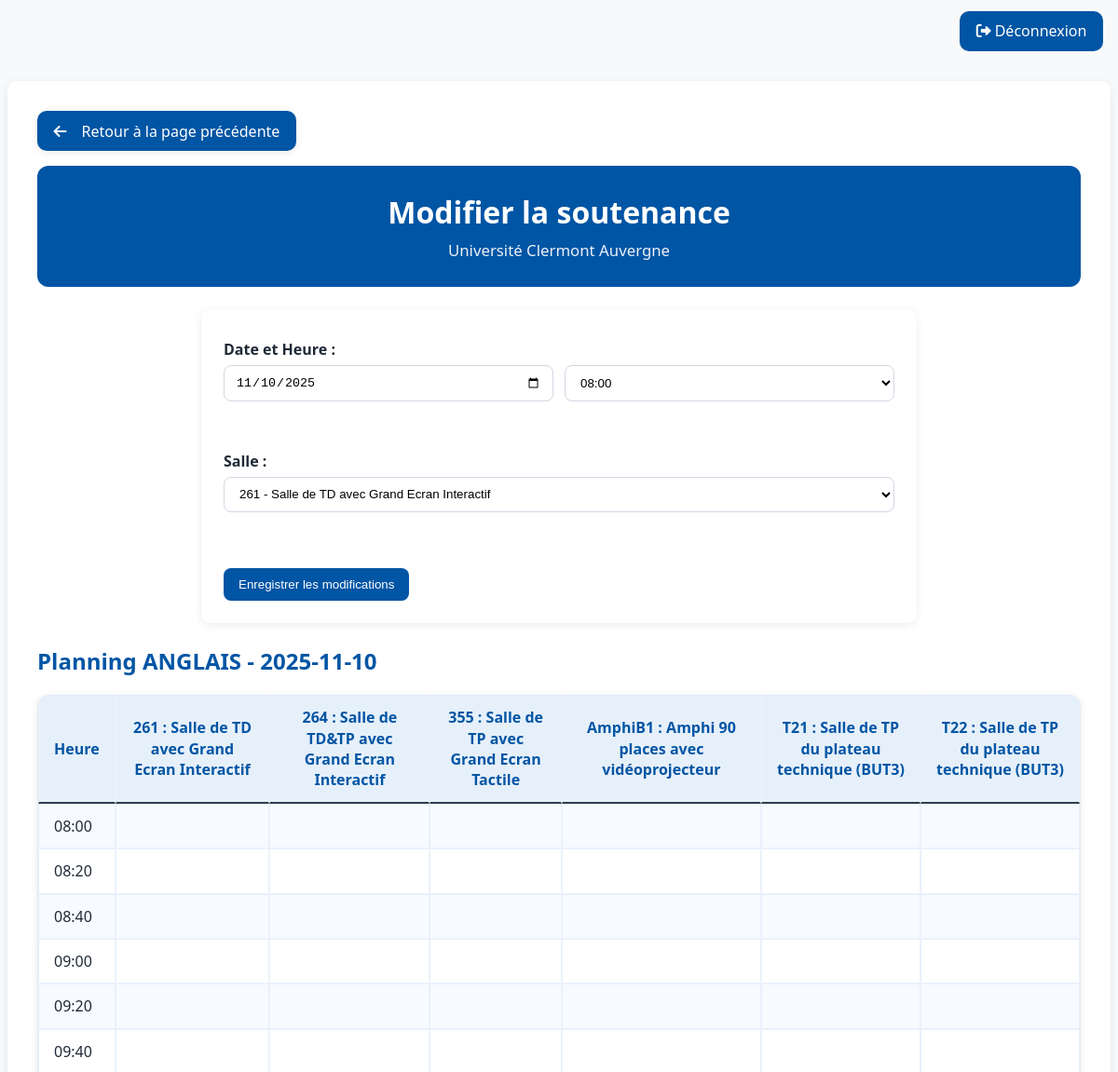
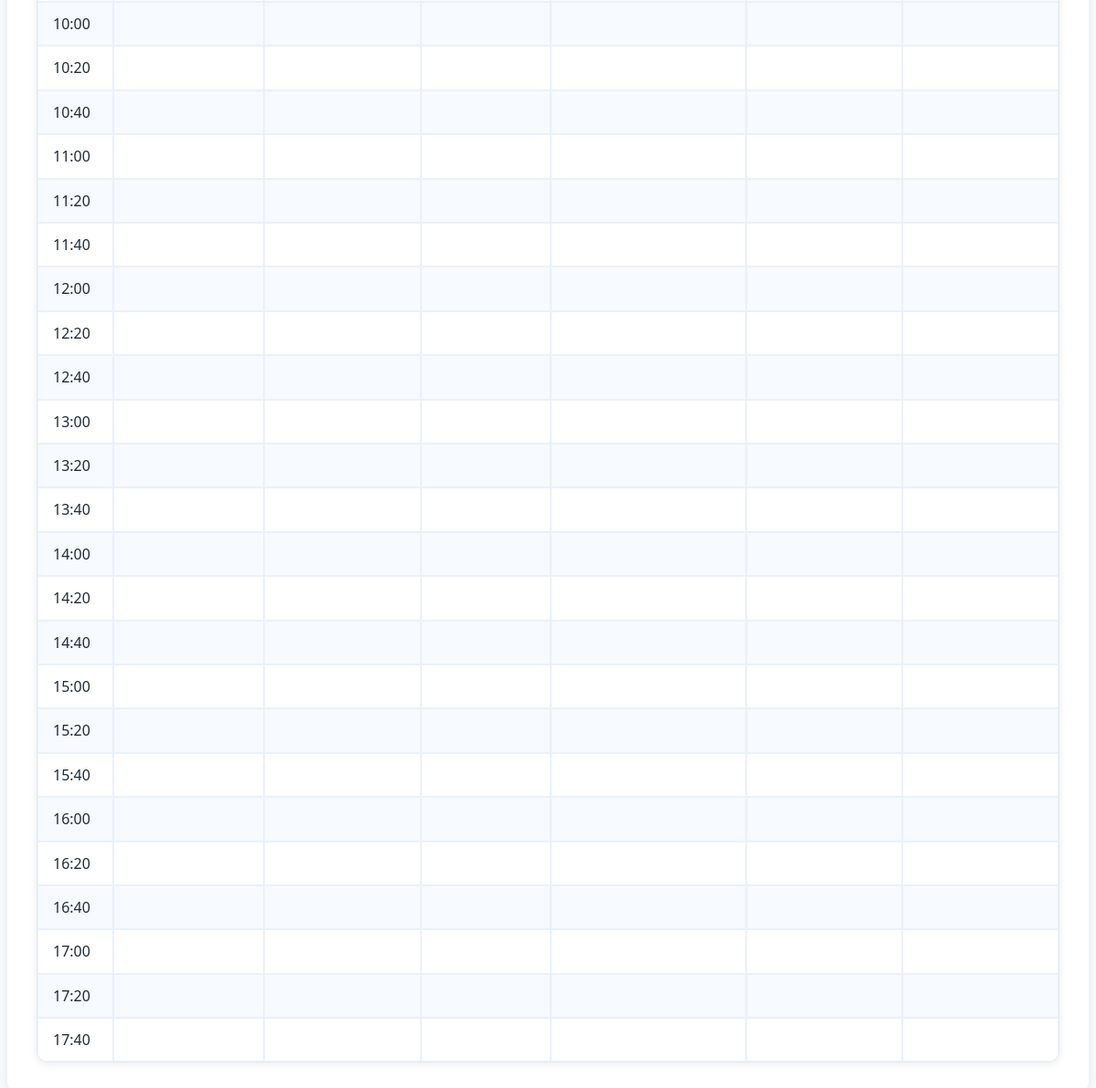
/soutenances/index.php?action=modifierSoutenanceRestreinte&idEtudiant=4&type=ANGLAIS&idSoutenance=5&anneeDebut=2025&jourPlanning=2025-11-10 (signed in), run on the app's committed database (2 pictures, top to bottom).
### tables this page shows
CREATE TABLE `salles` (
  `IdSalle` varchar(10) NOT NULL,
  `description` varchar(50) DEFAULT NULL
);

### soutenances/controllers/SoutenanceController.php (called while the page is built, shortened)
<?php
require_once __DIR__ . '/../models/Soutenance.php';
require_once __DIR__ . '/../models/Salle.php';
function soutenance_modifier_restreint_form(PDO $pdo) {
    $id = isset($_GET['idSoutenance']) ? (int)$_GET['idSoutenance'] : null;
    $type = $_GET['type'] ?? 'STAGE';
    $salles = getAllSalles($pdo);
    $soutenanceModifiee = soutenance_getSoutenanceById($pdo, $id, $type);
    require __DIR__ . '/../views/Soutenance/modifierSoutenanceRestreinte.php';
}

### soutenances/models/Soutenance.php (called while the page is built, shortened)
<?php
function soutenance_getSoutenanceById(PDO $pdo, int $id, string $type): ?array {
    if ($type === 'STAGE') {
        $stmt = $pdo->prepare("
            SELECT es.*,
                   CONCAT(e.prenom, ' ', e.nom) AS etudiant,
                   sa.description AS salle,
                   CONCAT(t.nom, ' ', t.prenom) AS tuteur,
                   CONCAT(t2.nom, ' ', t2.prenom) AS secondEnseignant
            FROM evalstage es
            JOIN etudiantsbut2ou3 e ON e.IdEtudiant = es.IdEtudiant
            JOIN salles sa ON sa.IdSalle = es.IdSalle
            LEFT JOIN enseignants t ON t.IdEnseignant = es.IdEnseignantTuteur
            LEFT JOIN enseignants t2 ON t2.IdEnseignant = es.IdSecondEnseignant
            WHERE es.IdEvalStage = ?
        ");
    } elseif ($type === 'ANGLAIS') {
        $stmt = $pdo->prepare("
            SELECT ea.*,
                   CONCAT(e.prenom, ' ', e.nom) AS etudiant,
                   sa.description AS salle,
                   CONCAT(t.nom, ' ', t.prenom) AS tuteur
            FROM evalanglais ea
            JOIN etudiantsbut2ou3 e ON e.IdEtudiant = ea.IdEtudiant
            JOIN salles sa ON sa.IdSalle = ea.IdSalle
            JOIN enseignants t ON t.IdEnseignant = ea.IdEnseignant
            WHERE ea.IdEvalAnglais = ?
        ");
    } else {
        return null;
    }
    $stmt->execute([$id]);
    $row = $stmt->fetch(PDO::FETCH_ASSOC);
    return $row ?: null;
}

### soutenances/models/Salle.php (called while the page is built, shortened)
<?php
    function getAllSalles($pdo) {
        $stmt = $pdo->query("SELECT * FROM salles");
        return $stmt->fetchAll(PDO::FETCH_ASSOC);
    }
?>

### soutenances/views/Soutenance/modifierSoutenanceRestreinte.php (the view, shortened to what this page needs)
<?php
$soutenanceModifiee = $soutenanceModifiee ?? [];
$type = $soutenanceModifiee['type'] ?? $_GET['type'] ?? '';
$dateSoutenance = $soutenanceModifiee['date'] ?? $soutenanceModifiee['date_h'] ?? $soutenanceModifiee['stage_date_h'] ?? '';
$jourPlanning = date('Y-m-d', strtotime($dateSoutenance ?: ($_GET['jourPlanning'] ?? $_GET['jour'] ?? date('Y-m-d'))));
$IdSalleSelectionnee = $soutenanceModifiee['IdSalle'] ?? $_GET['IdSalle'] ?? '';
$anneeDebut = $_GET['anneeDebut'] ?? ($anneeDebut ?? date('Y'));
$soutenances = $soutenances ?? [];
$anneeDebut = $_GET['anneeDebut'] ?? ($anneeDebut ?? date('Y'));
if ((empty($soutenances) || !is_array($soutenances)) && isset($pdo) && function_exists('soutenance_getSoutenancesPlanifiees')) {
    try { $soutenances = soutenance_getSoutenancesPlanifiees($pdo, $anneeDebut); } catch (Throwable $e) { $soutenances = []; }
}
$salles = $salles ?? [];
if (!function_exists('trimId')) {
    function trimId($v): string { return $v === null ? '' : trim((string)$v); }
}
if (!function_exists('safeH')) {
    function safeH($v){ return htmlspecialchars((string)($v ?? ''), ENT_QUOTES | ENT_SUBSTITUTE, 'UTF-8'); }
}
$uniqueSalles = [];
foreach ($salles as $s) {
    $k = trimId($s['IdSalle'] ?? '');
    if (!isset($uniqueSalles[$k])) $uniqueSalles[$k] = $s;
}
$salles = array_values($uniqueSalles);
$slotMap = [];
foreach ($soutenances as $s) {
    $typeS = strtoupper(trim((string)($s['type'] ?? ($s['Type'] ?? ''))));
    $dateRaw = $s['date'] ?? $s['date_h'] ?? $s['dateS'] ?? null;
    try { $dt = new DateTime($dateRaw); } catch (Throwable $e) { continue; }
    $dateY = $dt->format('Y-m-d');
    $timeHM = $dt->format('H:i');
    if ($typeS === 'STAGE') { $timeHM = $dt->format('H:00'); }
    $idSalle = trimId($s['IdSalle'] ?? '');
    $key = implode('|', [$dateY, $timeHM, $idSalle, $typeS]);
    if (!isset($slotMap[$key])) $slotMap[$key] = [];
    $slotMap[$key][] = $s;
}
$renderedSoutenances = [];
?>
<!DOCTYPE html>
<html lang="fr">
<head>
    <link rel="stylesheet" href="assets/style/style.css">
    <link rel="stylesheet" href="https://cdnjs.cloudflare.com/ajax/libs/font-awesome/6.0.0/css/all.min.css">
</head>
<body>
    <?php if (isset($_SESSION['user_info'])): ?>
    <div class="topbar">
        <a href="index.php?action=logout" class="btn btn-uca"><i class="fas fa-sign-out-alt me-1"></i>Déconnexion</a>
    </div>
    <?php endif; ?>
    <div class="container-main">
        <div class="page-actions">
            <a class="btn-back" href="index.php?action=accueil">Retour à la page précédente</a>
        </div>
        <div class="page-header">
            <h1>Modifier la soutenance</h1>
            <p class="subtitle">Université Clermont Auvergne</p>
        </div>
    <div class="form-container">
    <form action="index.php?action=enregistrerModificationRestreinte" method="post">
        <label>Date et Heure :</label>
        <div class="form-group-inline">
        <input type="date" id="jourPlanning" name="jourPlanning" value="<?= safeH($jourPlanning) ?>">
        <?php if (strtoupper($type) === 'STAGE'): ?>
            <select name="date_h" required>
                <?php for ($h = 8; $h <= 17; $h++):
                    $value = $jourPlanning . ' ' . sprintf('%02d:00:00', $h);
                    $display = sprintf('%02d:00', $h);
                    $selected = '';
                    if (!empty($dateSoutenance)) {
                        $compare = date('Y-m-d H:00:00', strtotime($dateSoutenance));
                        if ($compare === $value) $selected = 'selected';
                    }
                ?>
                    <option value="<?= safeH($value) ?>" <?= $selected ?>><?= safeH($display) ?></option>
                <?php endfor; ?>
            </select>
        <?php else: ?>
            <select name="date_h" required>
                <?php
                $start = new DateTime("$jourPlanning 08:00");
                $end = new DateTime("$jourPlanning 17:40");
                while ($start <= $end) {
                    $value = $start->format('Y-m-d H:i:s');
                    $display = $start->format('H:i');
                    $selected = ($dateSoutenance && (date('Y-m-d H:i:s', strtotime($dateSoutenance)) === $value)) ? 'selected' : '';
                    echo "<option value='".safeH($value)."' {$selected}>".safeH($display)."</option>";
                    $start->modify('+20 minutes');
                }
                ?>
            </select>
        <?php endif; ?>
        </div>
    <br><br>
    <label>Salle :</label>
        <select name="IdSalle" required>
            <?php foreach ($salles as $salle): ?>
                <option value="<?= safeH($salle['IdSalle'] ?? '') ?>"
                    <?= ($IdSalleSelectionnee == ($salle['IdSalle'] ?? '')) ? 'selected' : '' ?>>
                    <?= safeH(($salle['IdSalle'] ?? '') . ' - ' . ($salle['description'] ?? '')) ?>
                </option>
            <?php endforeach; ?>
        </select>
        <br><br>
        <div class="form-actions">
            <button type="submit">Enregistrer les modifications</button>
        </div>
    </form>
    </div>
    <h2>Planning <?= safeH(strtoupper($type) === 'ANGLAIS' ? 'ANGLAIS' : 'STAGE') ?> - <span id="planning-date-label"><?= safeH($jourPlanning) ?></span></h2>
    <div id="planning-container" class="table-card">
        <div class="table-responsive">
        <table class="table table-striped table-bordered align-middle mb-0">
            <thead>
                <tr>
                    <th>Heure</th>
                    <?php foreach($salles as $salle): ?>
                        <th><?= safeH(($salle['IdSalle'] ?? '') . ' : ' . ($salle['description'] ?? '')) ?></th>
                    <?php endforeach; ?>
                </tr>
            </thead>
            <tbody>
                <?php if (strtoupper($type) === 'STAGE'):
                    for ($h=8; $h<=17; $h++):
                        $heure = sprintf('%02d:00', $h);
                ?>
                    <tr>
                        <td><?= safeH($heure) ?></td>
                        <?php foreach($salles as $salle): ?>
                            <td>
                                <?php
                                $key = implode('|', [$jourPlanning, $heure, trimId($salle['IdSalle'] ?? ''), 'STAGE']);
                                $cells = $slotMap[$key] ?? [];
                                foreach ($cells as $sout) {
                                    $soutId = $sout['IdEvalStage'] ?? $sout['Id'] ?? null;
                                    if ($soutId !== null) {
                                        $sid = (string)$soutId;
                                        if (in_array($sid, $renderedSoutenances, true)) continue;
                                        $renderedSoutenances[] = $sid;
                                    }
                                ?>
                                    <div class="soutenance stage">
                                        <strong>Étudiant:</strong> <?= safeH($sout['etudiant'] ?? $sout['nom'] ?? '?') ?><br>
                                        <?php if(!empty($sout['tuteur'])): ?><strong>Tuteur:</strong> <?= safeH($sout['tuteur']) ?><br><?php endif; ?>
                                        <?php if(!empty($sout['secondEnseignant'])): ?><strong>Second:</strong> <?= safeH($sout['secondEnseignant']) ?><br><?php endif; ?>
                                    </div>
                                <?php } ?>
                            </td>
                        <?php endforeach; ?>
                    </tr>
                <?php endfor; else:
                    $start = new DateTime("$jourPlanning 08:00");
                    $end = new DateTime("$jourPlanning 17:40");
                    $interval = new DateInterval('PT20M');
                    $period = new DatePeriod($start, $interval, (clone $end)->add(new DateInterval('PT1M')));
                    foreach($period as $heureSlot):
                        $heure = $heureSlot->format('H:i'); ?>
                        <tr>
                            <td><?= safeH($heure) ?></td>
                            <?php foreach($salles as $salle): ?>
                                <td>
                                </td>
                            <?php endforeach; ?>
                        </tr>
                    <?php endforeach; endif; ?>
            </tbody>
        </table>
        </div>
    </div>
    </div>
</body>
</html>

### soutenances/assets/style/style.css (style rules this page uses)
:root { --uca-blue:#0055a4; --uca-light-blue:#e6f0fa; --uca-dark-blue:#003366; --uca-bg:#f8f9fa; --uca-text:#1f2a37; --card-shadow:0 2px 10px rgba(0,0,0,.08); --uca-field-width: 720px; }
html,body { height:100%; }
body { background:var(--uca-bg); color:var(--uca-text); font-family:'Segoe UI', Tahoma, Geneva, Verdana, sans-serif; line-height:1.4; }
.container-main { background:#fff; border-radius:10px; box-shadow:var(--card-shadow); padding:2rem; margin:2rem auto; max-width:1200px; }
.page-header { background: var(--uca-blue); color:#fff; padding:1.75rem; border-radius:12px; margin-bottom:1.25rem; text-align:center; }
.page-header h1,.page-header h2,.page-header h3 { color:#fff; margin:0 0 .35rem; font-weight:700; }
.page-header .subtitle { color: rgba(255,255,255,.92); margin:0; font-size:1.05rem; }
.btn-uca { background:var(--uca-blue); border:none; color:#fff; padding:.65rem 1.1rem; border-radius:10px; font-weight:400; transition:all .2s ease; text-decoration:none; }
.table thead th { border-top:none; font-weight:600; color:var(--uca-blue); background-color: var(--uca-light-blue); border-bottom: 2px solid #2c3e50; }
.table-striped tbody tr:nth-of-type(odd) { background-color:#f7fafe; }
label { font-weight:500; }
h1, h2, h3 { color: var(--uca-blue); font-weight: 600; }
a { color: var(--uca-blue); text-decoration: none; }
.topbar { max-width:1200px; margin:12px auto 0; padding:0 8px; display:flex; align-items:center; justify-content:space-between; }
.page-actions { display:flex; align-items:center; justify-content:flex-start; gap:.75rem; margin:0 0 1rem; }
.btn-back { display:inline-flex; align-items:center; gap:.5rem; background:var(--uca-blue); color:#fff; border:none; border-radius:10px; padding:.65rem 1.1rem; font-weight:700; text-decoration:none; box-shadow: var(--card-shadow); }
.btn-back { font-weight:400; }
.btn-back::before { font-family: "Font Awesome 6 Free"; font-weight: 900; content: "\f060"; margin-right: .5rem; }
.form-container { background:#fff; border-radius:10px; box-shadow:var(--card-shadow); padding:1.5rem; margin:1.5rem auto; max-width:720px; }
.table { width:100%; border-collapse: separate; border-spacing:0; }
.table td, .table th { padding:.75rem 1rem; vertical-align: middle; }
.table-bordered th, .table-bordered td { border:1px solid #eaf1fb; }
.table-card { background:#fff; border:1px solid #e3ebf7; border-radius:12px; box-shadow: var(--card-shadow); overflow:hidden; }
.table-card .table { margin-bottom:0; }
.table-card .table-bordered { border:0; border-radius:0; }
.form-container form { width:100%; }
.form-container input, .form-container select, .form-container textarea { max-width: var(--uca-field-width); box-sizing: border-box; display: block; }
label { display:block; margin:.5rem 0 .35rem; font-weight:600; color:var(--uca-text); }
.form-group-inline { display:flex; gap:12px; align-items:center; flex-wrap:wrap; }
.form-group-inline > * { flex: 1 1 240px; max-width: calc((var(--uca-field-width) - 12px)/2); }
input[type="text"], input[type="email"], input[type="password"], input[type="number"], input[type="date"], input[type="time"], input[type="datetime-local"], select, textarea { width:100%; padding:.6rem .75rem; border:1px solid #d0d7e2; border-radius:8px; background:#fff; transition:border-color .15s ease, box-shadow .15s ease; }
button, input[type="submit"], .btn-primary-uca { background:var(--uca-blue); color:#fff; border:none; border-radius:8px; padding:.6rem 1rem; font-weight:400; cursor:pointer; transition:background .2s ease, transform .05s ease; }
.form-actions { margin-top:1rem; display:flex; gap:.5rem; flex-wrap:wrap; }
.me-1 { margin-right:.25rem; }

### data on the page
salles: IdSalle+description "261 : Salle de TD avec Grand Ecran Interactif"
salles: IdSalle+description "264 : Salle de TD&TP avec Grand Ecran Interactif"
salles: IdSalle+description "355 : Salle de TP avec Grand Ecran Tactile"
salles: IdSalle+description "AmphiB1 : Amphi 90 places avec vidéoprojecteur"
salles: IdSalle+description "T21 : Salle de TP du plateau technique (BUT3)"
salles: IdSalle+description "T22 : Salle de TP du plateau technique (BUT3)"

### other printed values
safeH(strtoupper($type) === 'ANGLAIS' ? 'ANGLAIS' : 'STAGE') "ANGLAIS"
safeH($jourPlanning) "2025-11-10"
safeH($heure) "08:00"
safeH($heure) "08:20"
safeH($heure) "08:40"
safeH($heure) "09:00"
safeH($heure) "09:20"
safeH($heure) "09:40"
safeH($heure) "10:00"
safeH($heure) "10:20"
safeH($heure) "10:40"
safeH($heure) "11:00"
safeH($heure) "11:20"
safeH($heure) "11:40"
safeH($heure) "12:00"
